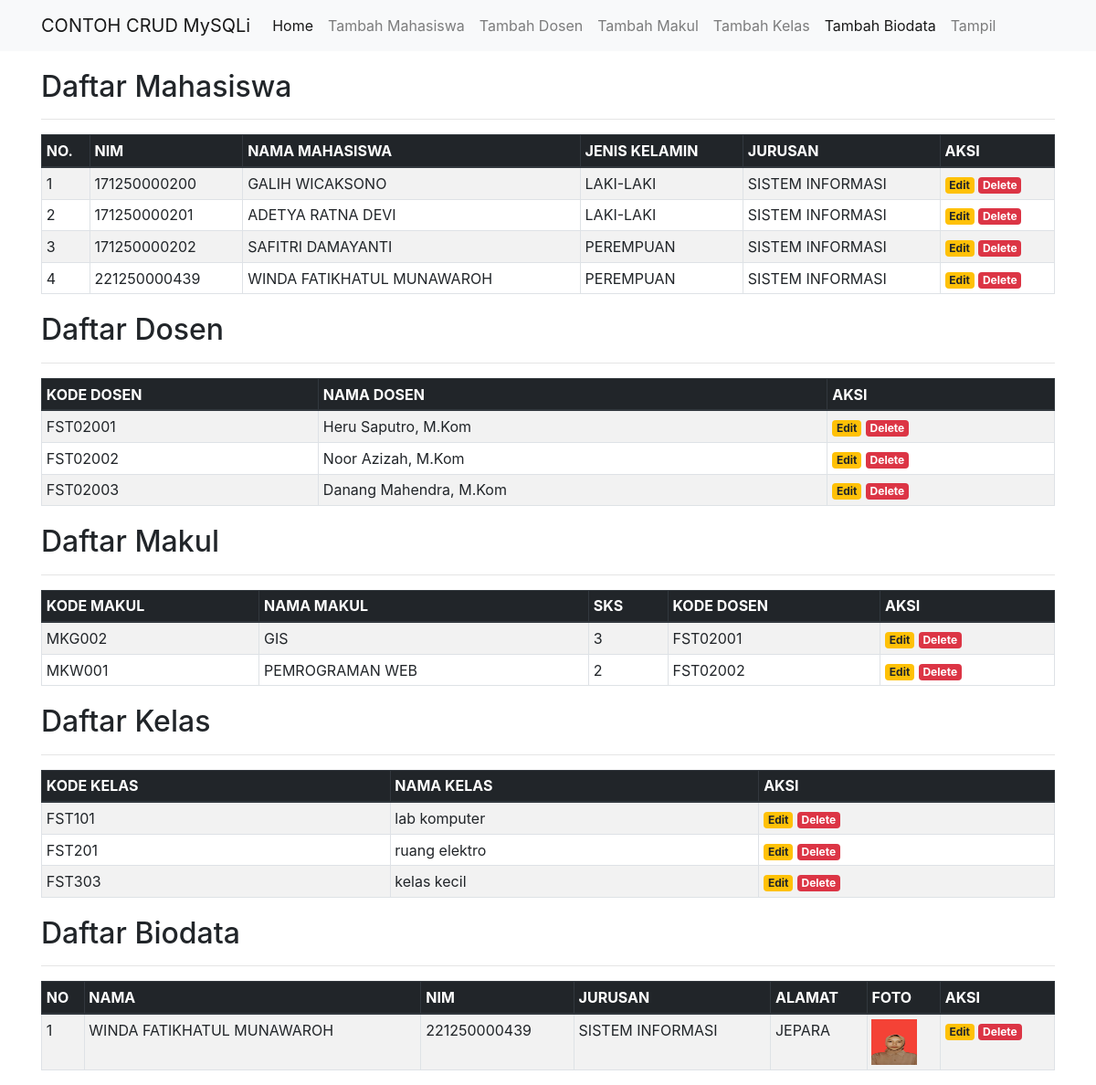
The page / on the database its author committed.
### tables this page shows
CREATE TABLE `mahasiswa` (
  `id` int(11) NOT NULL,
  `nim` char(12) NOT NULL,
  `nama` varchar(50) NOT NULL,
  `jenis_kelamin` varchar(20) NOT NULL,
  `jurusan` varchar(30) NOT NULL
);

CREATE TABLE `dosen` (
  `kode_dosen` varchar(8) NOT NULL,
  `nama_dosen` varchar(25) NOT NULL
);

CREATE TABLE `makul` (
  `kode_mk` varchar(6) NOT NULL,
  `nama_mk` varchar(25) NOT NULL,
  `sks` int(1) NOT NULL,
  `kode_dosen` varchar(8) NOT NULL
);

CREATE TABLE `kelas` (
  `kode_kelas` varchar(8) NOT NULL,
  `nama_kelas` varchar(25) NOT NULL
);

CREATE TABLE `biodata` (
  `id` int(11) NOT NULL,
  `nama` varchar(50) NOT NULL,
  `nim` varchar(15) NOT NULL,
  `jurusan` varchar(30) NOT NULL,
  `alamat` varchar(30) NOT NULL,
  `foto` varchar(255) NOT NULL
);

### index.php (the view, shortened to what this page needs)
<?php
include('config.php');
?>
<!DOCTYPE html>
<html>
<head>
	<link rel="stylesheet" href="https://stackpath.bootstrapcdn.com/bootstrap/4.1.3/css/bootstrap.min.css">
</head>
<body>
	<nav class="navbar navbar-expand-lg navbar-light bg-light">
		<div class="container">
			<a class="navbar-brand" href="#">CONTOH CRUD MySQLi</a>
			<div class="collapse navbar-collapse" id="navbarSupportedContent">
				<ul class="navbar-nav mr-auto">
					<li class="nav-item active">
						<a class="nav-link" href="index.php">Home</a>
					</li>
					<li class="nav-item">
						<a class="nav-link" href="tambah.php">Tambah Mahasiswa</a>
					</li>
					<li class="nav-item">
						<a class="nav-link" href="tambah dosen.php">Tambah Dosen</a>
					</li>
					<li class="nav-item">
						<a class="nav-link" href="tambah makul.php">Tambah Makul</a>
					</li>
					<li class="nav-item">
						<a class="nav-link" href="tambah kelas.php">Tambah Kelas</a>
					</li>
					<li class="nav-item active">
						<a class="nav-link" href="tambah Biodata.php">Tambah Biodata</a>
					</li>
					<li class="nav-item">
						<a class="nav-link" href="tampil.php">Tampil</a>
					</li>
				</ul>
			</div>
		</div>
	</nav>
	<div class="container" style="margin-top:20px">
		<h2>Daftar Mahasiswa</h2>
		<hr>
		<table class="table table-striped table-hover table-sm table-bordered">
			<thead class="thead-dark">
				<tr>
					<th>NO.</th>
					<th>NIM</th>
					<th>NAMA MAHASISWA</th>
					<th>JENIS KELAMIN</th>
					<th>JURUSAN</th>
					<th>AKSI</th>
				</tr>
			</thead>
			<tbody>
				<?php
				$sql = mysqli_query($koneksi, "SELECT * FROM mahasiswa ORDER BY nim ASC") or die(mysqli_error($koneksi));
				if(mysqli_num_rows($sql) > 0){
					$no = 1;
					while($data = mysqli_fetch_assoc($sql)){
						echo '
						<tr>
							<td>'.$no.'</td>
							<td>'.$data['nim'].'</td>
							<td>'.$data['nama'].'</td>
							<td>'.$data['jenis_kelamin'].'</td>
							<td>'.$data['jurusan'].'</td>
							<td>
								<a href="edit.php?id='.$data['id'].'" class="badge badge-warning">Edit</a>
								<a href="delete.php?id='.$data['id'].'" class="badge badge-danger" onclick="return confirm(\'Yakin ingin menghapus data ini?\')">Delete</a>
							</td>
						</tr>
						';
						$no++;
					}
				}else{
					echo '
					<tr>
						<td colspan="6">Tidak ada data.</td>
					</tr>
					';
				}
				?>
		</table>
	</div>
	<div class="container" style="margin-top:20px">
		<h2>Daftar Dosen</h2>
		<hr>
		<table class="table table-striped table-hover table-sm table-bordered">
			<thead class="thead-dark">
				<tr>
					<th>KODE DOSEN</th>
					<th>NAMA DOSEN</th>
					<th>AKSI</th>
				</tr>
			</thead>
			<tbody>
				<?php
				$sql = mysqli_query($koneksi, "SELECT * FROM dosen ORDER BY kode_dosen ASC") or die(mysqli_error($koneksi));
				if(mysqli_num_rows($sql) > 0){
					while($data = mysqli_fetch_assoc($sql)){
						echo '
						<tr>
							<td>'.$data['kode_dosen'].'</td>
							<td>'.$data['nama_dosen'].'</td>
							<td>
								<a href="edit dosen.php?kode_dosen='.$data['kode_dosen'].'" class="badge badge-warning">Edit</a>
								<a href="delete dosen.php?kode_dosen='.$data['kode_dosen'].'" class="badge badge-danger" onclick="return confirm(\'Yakin ingin menghapus data ini?\')">Delete</a>
							</td>
						</tr>
						';
					}
				}else{
					echo '
					<tr>
						<td colspan="6">Tidak ada data.</td>
					</tr>
					';
				}
				?>
		</table>
	</div>
	<div class="container" style="margin-top:20px">
		<h2>Daftar Makul</h2>
		<hr>
		<table class="table table-striped table-hover table-sm table-bordered">
			<thead class="thead-dark">
				<tr>
					<th>KODE MAKUL</th>
					<th>NAMA MAKUL</th>
					<th>SKS</th>
					<th>KODE DOSEN</th>
					<th>AKSI</th>
				</tr>
			</thead>
			<tbody>
				<?php
				$sql = mysqli_query($koneksi, "SELECT * FROM makul ORDER BY kode_mk ASC") or die(mysqli_error($koneksi));
				if(mysqli_num_rows($sql) > 0){
					while($data = mysqli_fetch_assoc($sql)){
						echo '
						<tr>
							<td>'.$data['kode_mk'].'</td>
							<td>'.$data['nama_mk'].'</td>
							<td>'.$data['sks'].'</td>
							<td>'.$data['kode_dosen'].'</td>
							<td>
								<a href="edit makul.php?kode_mk='.$data['kode_mk'].'" class="badge badge-warning">Edit</a>
								<a href="delete makul.php?kode_mk='.$data['kode_mk'].'" class="badge badge-danger" onclick="return confirm(\'Yakin ingin menghapus data ini?\')">Delete</a>
							</td>
						</tr>
						';
					}
				}else{
					echo '
					<tr>
						<td colspan="6">Tidak ada data.</td>
					</tr>
					';
				}
				?>
		</table>
	</div>
	<div class="container" style="margin-top:20px">
		<h2>Daftar Kelas</h2>
		<hr>
		<table class="table table-striped table-hover table-sm table-bordered">
			<thead class="thead-dark">
				<tr>
					<th>KODE KELAS</th>
					<th>NAMA KELAS</th>
					<th>AKSI</th>
				</tr>
			</thead>
			<tbody>
				<?php
				$sql = mysqli_query($koneksi, "SELECT * FROM Kelas ORDER BY kode_kelas ASC") or die(mysqli_error($koneksi));
				if(mysqli_num_rows($sql) > 0){
					while($data = mysqli_fetch_assoc($sql)){
						echo '
						<tr>
							<td>'.$data['kode_kelas'].'</td>
							<td>'.$data['nama_kelas'].'</td>
							<td>
								<a href="edit kelas.php?kode_kelas='.$data['kode_kelas'].'" class="badge badge-warning">Edit</a>
								<a href="delete kelas.php?kode_kelas='.$data['kode_kelas'].'" class="badge badge-danger" onclick="return confirm(\'Yakin ingin menghapus data ini?\')">Delete</a>
							</td>
						</tr>
						';
					}
				}else{
					echo '
					<tr>
						<td colspan="6">Tidak ada data.</td>
					</tr>
					';
				}
				?>
		</table>
	</div>
	<div class="container" style="margin-top:20px">
    <h2>Daftar Biodata</h2>
    <hr>
    <table class="table table-striped table-hover table-sm table-bordered">
        <thead class="thead-dark">
            <tr>
                <th>NO</th>
                <th>NAMA</th>
                <th>NIM</th>
                <th>JURUSAN</th>
                <th>ALAMAT</th>
				<th>FOTO</th>
                <th>AKSI</th>
            </tr>
        </thead>
        <tbody>
            <?php
            $sql = mysqli_query($koneksi, "SELECT * FROM biodata ORDER BY nama ASC") or die(mysqli_error($koneksi));
            if (mysqli_num_rows($sql) > 0) {
                $no = 1;
                while ($data = mysqli_fetch_assoc($sql)) {
                    echo '
                    <tr>
                        <td>' . $no . '</td>
                        <td>' . $data['nama'] . '</td>
                        <td>' . $data['nim'] . '</td>
                        <td>' . $data['jurusan'] . '</td>
                        <td>' . $data['alamat'] . '</td>
						<td><img src="uploads/' . $data['foto'] . '" width="50" height="50"></td>
                        <td>
                            <a href="edit_biodata.php?id=' . $data['id'] . '" class="badge badge-warning">Edit</a>
                            <a href="delete_biodata.php?id=' . $data['id'] . '" class="badge badge-danger" onclick="return confirm(\'Yakin ingin menghapus data ini?\')">Delete</a>
                        </td>
                    </tr>
                    ';
                    $no++;
                }
            } else {
                echo '
                <tr>
                    <td colspan="7">Tidak ada data.</td>
                </tr>
                ';
            }
            ?>
        </tbody>
    </table>
</div>
</body>
</html>

### rows shown on the page
mahasiswa: nim "171250000200", nama "GALIH WICAKSONO", jenis_kelamin "LAKI-LAKI", jurusan "SISTEM INFORMASI"
mahasiswa: nim "171250000201", nama "ADETYA RATNA DEVI", jenis_kelamin "LAKI-LAKI", jurusan "SISTEM INFORMASI"
mahasiswa: nim "171250000202", nama "SAFITRI DAMAYANTI", jenis_kelamin "PEREMPUAN", jurusan "SISTEM INFORMASI"
mahasiswa: nim "221250000439", nama "WINDA FATIKHATUL MUNAWAROH", jenis_kelamin "PEREMPUAN", jurusan "SISTEM INFORMASI"
dosen: kode_dosen "FST02001", nama_dosen "Heru Saputro, M.Kom"
dosen: kode_dosen "FST02002", nama_dosen "Noor Azizah, M.Kom"
dosen: kode_dosen "FST02003", nama_dosen "Danang Mahendra, M.Kom"
makul: kode_mk "MKG002", nama_mk "GIS", sks "3", kode_dosen "FST02001"
makul: kode_mk "MKW001", nama_mk "PEMROGRAMAN WEB", sks "2", kode_dosen "FST02002"
kelas: kode_kelas "FST101", nama_kelas "lab komputer"
kelas: kode_kelas "FST201", nama_kelas "ruang elektro"
kelas: kode_kelas "FST303", nama_kelas "kelas kecil"
biodata: nama "WINDA FATIKHATUL MUNAWAROH", nim "221250000439", jurusan "SISTEM INFORMASI", alamat "JEPARA", foto (picture)
